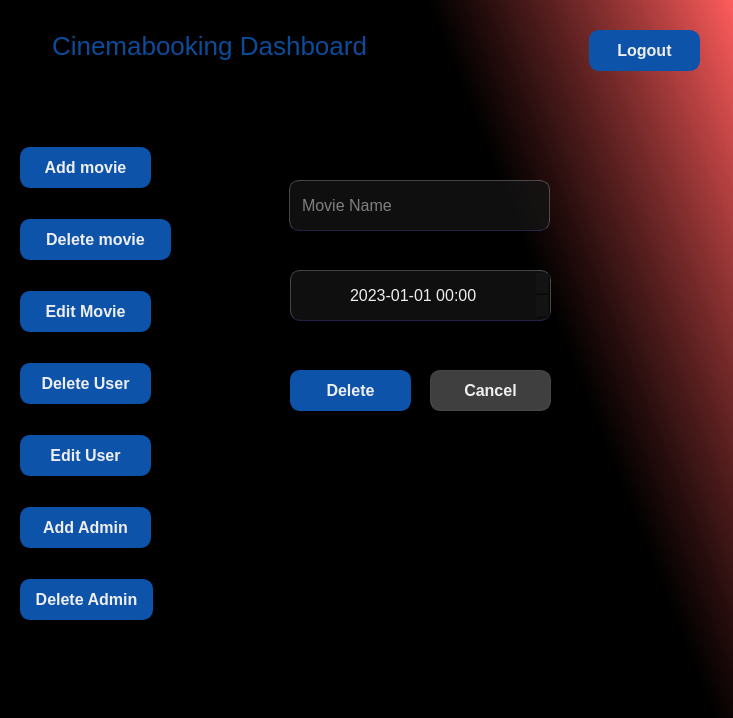
<?xml version="1.0" encoding="UTF-8"?>
<ui version="4.0">
 <class>delete_movie</class>
 <widget class="QWidget" name="delete_movie">
  <property name="geometry">
   <rect>
    <x>0</x>
    <y>0</y>
    <width>733</width>
    <height>718</height>
   </rect>
  </property>
  <property name="windowTitle">
   <string>Form</string>
  </property>
  <property name="styleSheet">
   <string notr="true">QWidget {
	color: #EEE;
	background-color: #111;
}

#delete_movie {
	background-color: qlineargradient(spread:pad, x1:0.637, y1:0.142364, x2:1, y2:0, stop:0 rgba(0, 0, 0, 255), stop:1 rgba(255, 86, 86, 207));
}

#title {
	background-color: transparent;
	font-size: 26px;
	color: rgba(13, 83, 170, 0.9);
}

#error {
	background-color: transparent;
	color: rgba(255, 0, 0, 0.8);
}

QLabel {
	font-size: 20px;
}

QLineEdit, QDateTimeEdit {
	border-radius: 10px;
	background-color: rgba(20, 20, 20, 0.75);
	padding: 5px 10px;
	border:  1px solid rgba(255, 255, 255, 0.25);
	border-bottom-color: rgba(110, 110, 255, 0.25);
	font-size: 16px;
}
QLineEdit:focus {
	border-bottom-color: #0d53aa;
}

QPushButton {
	border-radius: 10px;
	padding: 5px 10px;
	border: 1px solid #0d53aa ;
	background-color: #0d53aa; 
	font-weight: 900;
	font-size: 16px;
}
QPushButton:hover {
	background-color: red; 
	border-color: red;
}

#cancel_btn {
	border-color: rgba(84, 84, 84, 0.75);
	background-color: rgba(84, 84, 84, 0.75);
}</string>
  </property>
  <widget class="QLabel" name="title">
   <property name="geometry">
    <rect>
     <x>39</x>
     <y>20</y>
     <width>341</width>
     <height>51</height>
    </rect>
   </property>
   <property name="text">
    <string>Cinemabooking Dashboard</string>
   </property>
   <property name="alignment">
    <set>Qt::AlignCenter</set>
   </property>
  </widget>
  <widget class="QPushButton" name="deleteAdmin_page">
   <property name="geometry">
    <rect>
     <x>20</x>
     <y>579</y>
     <width>133</width>
     <height>41</height>
    </rect>
   </property>
   <property name="styleSheet">
    <string notr="true">padding: 10px;</string>
   </property>
   <property name="text">
    <string>Delete Admin</string>
   </property>
  </widget>
  <widget class="QPushButton" name="delete_btn">
   <property name="geometry">
    <rect>
     <x>290</x>
     <y>370</y>
     <width>121</width>
     <height>41</height>
    </rect>
   </property>
   <property name="text">
    <string>Delete</string>
   </property>
  </widget>
  <widget class="QLineEdit" name="name">
   <property name="geometry">
    <rect>
     <x>289</x>
     <y>180</y>
     <width>261</width>
     <height>51</height>
    </rect>
   </property>
   <property name="placeholderText">
    <string>Movie Name</string>
   </property>
  </widget>
  <widget class="QDateTimeEdit" name="showDate">
   <property name="geometry">
    <rect>
     <x>290</x>
     <y>270</y>
     <width>261</width>
     <height>51</height>
    </rect>
   </property>
   <property name="alignment">
    <set>Qt::AlignCenter</set>
   </property>
   <property name="dateTime">
    <datetime>
     <hour>0</hour>
     <minute>0</minute>
     <second>0</second>
     <year>2023</year>
     <month>1</month>
     <day>1</day>
    </datetime>
   </property>
   <property name="maximumDateTime">
    <datetime>
     <hour>23</hour>
     <minute>59</minute>
     <second>59</second>
     <year>2100</year>
     <month>12</month>
     <day>31</day>
    </datetime>
   </property>
   <property name="minimumDateTime">
    <datetime>
     <hour>0</hour>
     <minute>0</minute>
     <second>0</second>
     <year>2023</year>
     <month>1</month>
     <day>1</day>
    </datetime>
   </property>
   <property name="displayFormat">
    <string>yyyy-MM-dd HH:mm</string>
   </property>
  </widget>
  <widget class="QPushButton" name="addAdmin_page">
   <property name="geometry">
    <rect>
     <x>20</x>
     <y>507</y>
     <width>131</width>
     <height>41</height>
    </rect>
   </property>
   <property name="styleSheet">
    <string notr="true">padding: 10px;</string>
   </property>
   <property name="text">
    <string>Add Admin</string>
   </property>
  </widget>
  <widget class="QPushButton" name="deleteUser_page">
   <property name="geometry">
    <rect>
     <x>20</x>
     <y>363</y>
     <width>131</width>
     <height>41</height>
    </rect>
   </property>
   <property name="styleSheet">
    <string notr="true">padding: 10px;</string>
   </property>
   <property name="text">
    <string>Delete User</string>
   </property>
  </widget>
  <widget class="QPushButton" name="logout_btn">
   <property name="geometry">
    <rect>
     <x>589</x>
     <y>30</y>
     <width>111</width>
     <height>41</height>
    </rect>
   </property>
   <property name="text">
    <string>Logout</string>
   </property>
  </widget>
  <widget class="QPushButton" name="editUser_page">
   <property name="geometry">
    <rect>
     <x>20</x>
     <y>435</y>
     <width>131</width>
     <height>41</height>
    </rect>
   </property>
   <property name="styleSheet">
    <string notr="true">padding: 10px;</string>
   </property>
   <property name="text">
    <string>Edit User</string>
   </property>
  </widget>
  <widget class="QPushButton" name="addMovie_page">
   <property name="geometry">
    <rect>
     <x>20</x>
     <y>147</y>
     <width>131</width>
     <height>41</height>
    </rect>
   </property>
   <property name="styleSheet">
    <string notr="true">padding: 10px;</string>
   </property>
   <property name="text">
    <string>Add movie</string>
   </property>
  </widget>
  <widget class="QPushButton" name="cancel_btn">
   <property name="geometry">
    <rect>
     <x>430</x>
     <y>370</y>
     <width>121</width>
     <height>41</height>
    </rect>
   </property>
   <property name="text">
    <string>Cancel</string>
   </property>
  </widget>
  <widget class="QPushButton" name="editMovie_page">
   <property name="geometry">
    <rect>
     <x>20</x>
     <y>291</y>
     <width>131</width>
     <height>41</height>
    </rect>
   </property>
   <property name="styleSheet">
    <string notr="true">padding: 10px;</string>
   </property>
   <property name="text">
    <string>Edit Movie</string>
   </property>
  </widget>
  <widget class="QPushButton" name="deleteMovie_btn">
   <property name="geometry">
    <rect>
     <x>20</x>
     <y>219</y>
     <width>151</width>
     <height>41</height>
    </rect>
   </property>
   <property name="styleSheet">
    <string notr="true">padding: 10px;</string>
   </property>
   <property name="text">
    <string>Delete movie</string>
   </property>
  </widget>
  <widget class="QLabel" name="error">
   <property name="geometry">
    <rect>
     <x>289</x>
     <y>120</y>
     <width>261</width>
     <height>31</height>
    </rect>
   </property>
   <property name="text">
    <string/>
   </property>
   <property name="alignment">
    <set>Qt::AlignCenter</set>
   </property>
  </widget>
 </widget>
 <tabstops>
  <tabstop>name</tabstop>
  <tabstop>showDate</tabstop>
  <tabstop>delete_btn</tabstop>
  <tabstop>cancel_btn</tabstop>
  <tabstop>logout_btn</tabstop>
  <tabstop>addMovie_page</tabstop>
  <tabstop>deleteMovie_btn</tabstop>
  <tabstop>editMovie_page</tabstop>
  <tabstop>deleteUser_page</tabstop>
  <tabstop>editUser_page</tabstop>
  <tabstop>addAdmin_page</tabstop>
  <tabstop>deleteAdmin_page</tabstop>
 </tabstops>
 <resources/>
 <connections/>
</ui>
